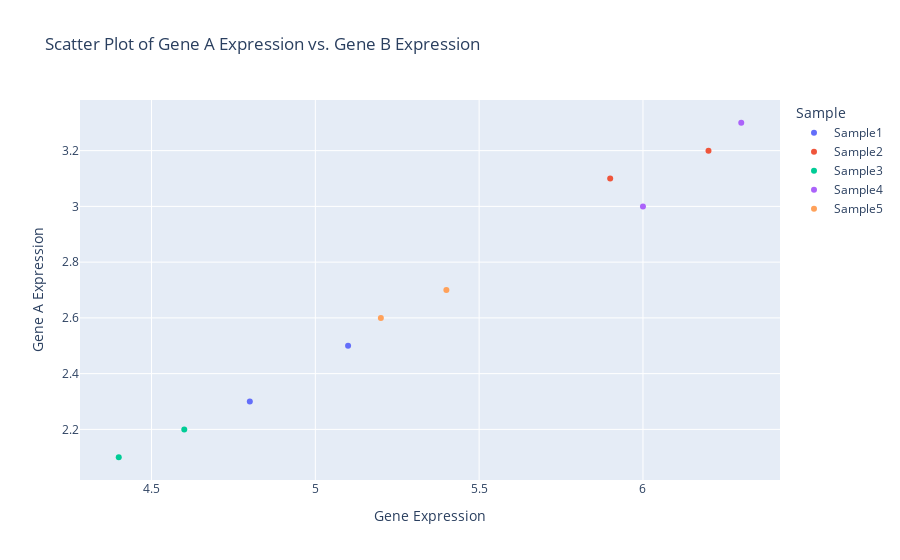

Notebook source saved alongside this figure:
### Code cell
import plotly.express as px

# Create a scatter plot for Gene_A_Expression vs Gene_B_Expression
fig = px.scatter(
    data_frame=data,                  # Your DataFrame
    x="Gene_Expression",            # X-axis: Gene_A_Expression
    y="Gene_A_Expression",            # Y-axis: Gene_B_Expression
    color="Sample",                   # Hue: Sample (for coloring)
    title="Scatter Plot of Gene A Expression vs. Gene B Expression",  # Title
    labels={"Gene_A_Expression": "Gene A Expression",  # X-axis label
            "Gene_Expression": "Gene Expression"}, # Y-axis label
)

# Show the plot
fig.show()

### Figure 1 — Plotly figure (JSON) as saved in the notebook; plotly's stock layout.template omitted (floating-point values rounded to 4 significant figures)
{"data": [{"hovertemplate": "Sample=Sample1<br>Gene Expression=%{x}<br>Gene A Expression=%{y}<extra></extra>", "legendgroup": "Sample1", "marker": {"color": "#636efa", "symbol": "circle"}, "mode": "markers", "name": "Sample1", "orientation": "v", "showlegend": true, "type": "scatter", "x": [5.1, 4.8], "xaxis": "x", "y": [2.5, 2.3], "yaxis": "y"}, {"hovertemplate": "Sample=Sample2<br>Gene Expression=%{x}<br>Gene A Expression=%{y}<extra></extra>", "legendgroup": "Sample2", "marker": {"color": "#EF553B", "symbol": "circle"}, "mode": "markers", "name": "Sample2", "orientation": "v", "showlegend": true, "type": "scatter", "x": [6.2, 5.9], "xaxis": "x", "y": [3.2, 3.1], "yaxis": "y"}, {"hovertemplate": "Sample=Sample3<br>Gene Expression=%{x}<br>Gene A Expression=%{y}<extra></extra>", "legendgroup": "Sample3", "marker": {"color": "#00cc96", "symbol": "circle"}, "mode": "markers", "name": "Sample3", "orientation": "v", "showlegend": true, "type": "scatter", "x": [4.4, 4.6], "xaxis": "x", "y": [2.1, 2.2], "yaxis": "y"}, {"hovertemplate": "Sample=Sample4<br>Gene Expression=%{x}<br>Gene A Expression=%{y}<extra></extra>", "legendgroup": "Sample4", "marker": {"color": "#ab63fa", "symbol": "circle"}, "mode": "markers", "name": "Sample4", "orientation": "v", "showlegend": true, "type": "scatter", "x": [6, 6.3], "xaxis": "x", "y": [3, 3.3], "yaxis": "y"}, {"hovertemplate": "Sample=Sample5<br>Gene Expression=%{x}<br>Gene A Expression=%{y}<extra></extra>", "legendgroup": "Sample5", "marker": {"color": "#FFA15A", "symbol": "circle"}, "mode": "markers", "name": "Sample5", "orientation": "v", "showlegend": true, "type": "scatter", "x": [5.2, 5.4], "xaxis": "x", "y": [2.6, 2.7], "yaxis": "y"}], "layout": {"autosize": true, "legend": {"title": {"text": "Sample"}, "tracegroupgap": 0}, "title": {"text": "Scatter Plot of Gene A Expression vs. Gene B Expression"}, "xaxis": {"anchor": "y", "autorange": true, "domain": [0, 1], "range": [4.278, 6.422], "title": {"text": "Gene Expression"}, "type": "linear"}, "yaxis": {"anchor": "x", "autorange": true, "domain": [0, 1], "range": [2.001, 3.399], "title": {"text": "Gene A Expression"}, "type": "linear"}}}
